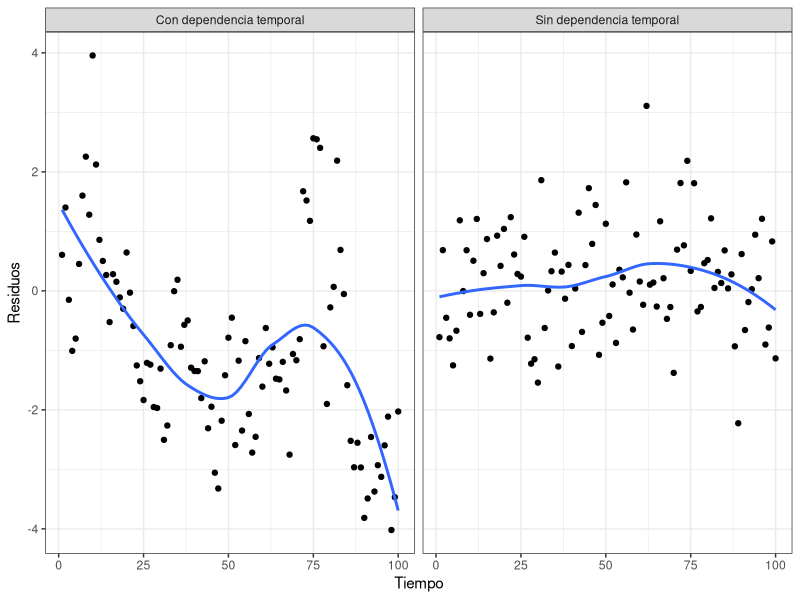

R code for this plot:


# -------------------------------------
# Gráfico residuos vs. tiempo
# Inspirada en Zuur et al. (2017)
# -------------------------------------
library(ggplot2)
library(MASS)
set.seed(1423)
n <- 100 # longitud serie de tiempo
tiempo <- 1:n

# Residuos con dependencia temporal: arima
res_dep <- as.numeric(arima.sim(model = list(ar = 0.8), n = n))

# Residuos sin dependencia temporal: distribucion gaussiana
res_ind <- rnorm(n)

# Representacion grafica residuo vs. tiempo:
df_tiempo <- rbind(
  data.frame(tiempo = tiempo, residuo = res_dep, tipo = "Con dependencia temporal"),
  data.frame(tiempo = tiempo, residuo = res_ind, tipo = "Sin dependencia temporal")
)

ggplot(df_tiempo, aes(x = tiempo, y = residuo)) +
  geom_point(size = 1.5) +
  geom_smooth(se = FALSE) +
  facet_wrap(~ tipo, ncol = 2) +
  labs(x = "Tiempo", y = "Residuos") +
  theme_bw()
